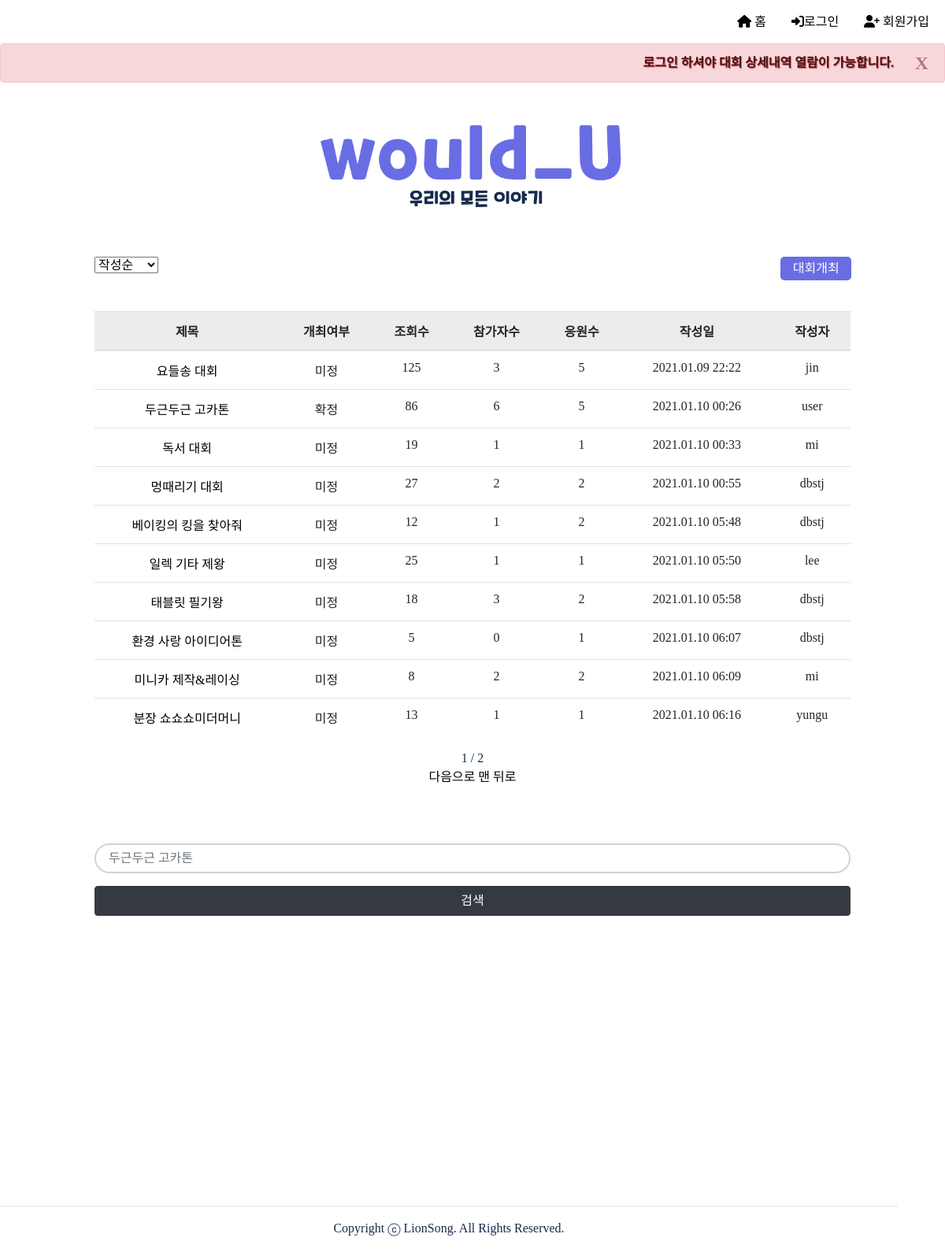
/crud/joinList, run on the app's committed database.
### crud/models.py (models this page shows, shortened)
class Post(models.Model):
    username = models.ForeignKey(User, related_name='blogs', on_delete=models.CASCADE, null=True)
    title = models.CharField(max_length=200)
    charge = models.CharField(max_length=200, default = '')
    max = models.CharField(max_length=200, default = '')
    min = models.IntegerField(default = '')
    date = models.DateField(default=timezone.now)
    criteria = models.TextField(default = '')
    content = models.TextField(default = '')
    created_at = models.DateTimeField(auto_now_add = True) # 만든 날짜, 시각 자동 저장
    updated_at = models.DateTimeField(auto_now = True) # 수정 날짜, 시각 자동 저장
    join_user_set = models.ManyToManyField(User, related_name='join_user_set', through='Join')
    like_user_set = models.ManyToManyField(User, related_name='like_user_set', through='Like')
    like_counting = models.IntegerField(default=0)
    join_counting = models.IntegerField(default=0)
    view_counting = models.IntegerField(default=0)
    image = models.ImageField(upload_to="images/",blank=True,null=True)

### crud/views.py (the view)
# urls.py: path('crud/joinList', crud.views.joinList, name='joinList'),
def joinList(request):
    plans = Post.objects
    sort = request.GET.get('sort','')
    plan_list = Post.objects.all()
    if sort == 'join':
        plan_list = Post.objects.all().order_by('-join_counting', '-like_counting', 'created_at')
    elif sort == 'like':
        plan_list = Post.objects.all().order_by('-like_counting','-join_counting', 'created_at')
    elif sort == 'date':
        plan_list = Post.objects.all().order_by('-created_at')
    elif sort == 'view':
        plan_list = Post.objects.all().order_by('-view_counting', '-created_at')
    elif sort == 'writedate':
        plan_list = Post.objects.all().order_by('created_at')
    paginator = Paginator(plan_list,10)
    page = request.GET.get('page')
    posts = paginator.get_page(page)
    return render(request, 'crud/joinList.html', {'plans':plans, 'posts':posts })

### crud/templates/crud/joinList.html (shortened to what this page needs)
{% extends 'nav.html' %}
{% load bootstrap4 %}
{% block content %}
<head>
</head>
<body>
<br>
<div class ="body_margin">
<div class="bar">
<div class="bar2" style="margin-left: 10%;">
<select id = "sort-select" onchange="location = this.value;">
    <option class = "sort-writedate" value="?sort=writedate">작성순</option>
</select>
    <a href="{% url 'new' %}" style="text-align: right; float:right; margin-right:11%;">
    <input type="button" style = "width: 90px; height: 30px; border: 0; outline: 0; color:white; background-color:#696de4; border-radius: 5px;" value="대회개최"></a>
</div>
<br><br>
<div style="width: 100%;">
<table class="table" style="width : 80% ;margin-left: auto; margin-right: auto;">
    <thead>
        <tr style="background-color:#ececec">
            <th style="text-align:center" scope = "col">제목</th>
            <th style="text-align:center" scope = "col">개최여부</th>
            <th style="text-align:center" scope = "col">조회수</th>
            <th style="text-align:center" scope = "col">참가자수</th>
            <th style="text-align:center" scope = "col">응원수</th>
            <th style="text-align:center" scope = "col">작성일</th>
            <th style="text-align:center" scope = "col">작성자</th>
        </tr>
    </thead>
    <tbody>
        {% for plan in posts %}
        <tr onmouseover="this.style.background='#cfcfe4'" onmouseout="this.style.background='white'">
            <td style="text-align:center" ><a class="title" href="{% url 'show' plan.id %}">{{plan.title}}</a></td>
            <td style="text-align:center">
                {% if plan.join_counting >= plan.min %}
                    확정
                {% else %}
                    미정
                {% endif %}
            </td>
            <td style="text-align:center">{{plan.view_counting}}</td>
            <td style="text-align:center">{{plan.join_counting}}</td>
            <td style="text-align:center">{{plan.like_counting}}</td>
            <td style="text-align:center">{{plan.created_at | date:'Y.m.d H:i'}}</td>
            <td style="text-align:center">{{plan.username}}</td>
        </tr>
        {% endfor %}
    </tbody>
</table>
<div class="container" style="text-align: center;">
    <span>{{posts.number}}</span>
    <span>/</span>
    <span>{{posts.paginator.num_pages}}</span>
    <br>
    {% if posts.has_next %}
    <a href="?page={{posts.next_page_number}}">다음으로</a>
    <a href="?page={{posts.paginator.num_pages}}">맨 뒤로</a>
    {% endif %}
</div>
</div>
</div>
<br><br><br>
<div class="search-bar" style="margin-left:10%; margin-right:10%;">
    <form action="{%url 'search'%}", method="get">
      <div class="row">
        <div class="col align-items-center form-group">
          <input class="form-control border-2 shadow-2" type="search" name="query"
            style="border-radius: 30px; border:lightgray solid 2px;" text-align="center"
            placeholder=" 두근두근 고카톤">
        </div>
    </div>
      <div class="row">
        <div class="col">
          <button class="btn btn-dark btn-block rounded-xl h-80" type="submit">검색 </button>
        </div>
      </div>
    </form>
  </div>
</body>
{%endblock%}

### crudproject/templates/nav.html (style rules this page uses)
body { font-family:"paybooc-Medium"; color:#172b4d; }

### crud/templates/crud/joinList.html (style rules this page uses)
a:link { text-decoration: none; color: black; }

### data on the page
Post: title "요들송 대회", min "미정", view_counting "125", join_counting "3", like_counting "5", created_at "2021.01.09 22:22", username "jin"
Post: title "두근두근 고카톤", min "확정", view_counting "86", join_counting "6", like_counting "5", created_at "2021.01.10 00:26", username "user"
Post: title "독서 대회", min "미정", view_counting "19", join_counting "1", like_counting "1", created_at "2021.01.10 00:33", username "mi"
Post: title "멍때리기 대회", min "미정", view_counting "27", join_counting "2", like_counting "2", created_at "2021.01.10 00:55", username "dbstj"
Post: title "베이킹의 킹을 찾아줘", min "미정", view_counting "12", join_counting "1", like_counting "2", created_at "2021.01.10 05:48", username "dbstj"
Post: title "일렉 기타 제왕", min "미정", view_counting "25", join_counting "1", like_counting "1", created_at "2021.01.10 05:50", username "lee"
Post: title "태블릿 필기왕", min "미정", view_counting "18", join_counting "3", like_counting "2", created_at "2021.01.10 05:58", username "dbstj"
Post: title "환경 사랑 아이디어톤", min "미정", view_counting "5", join_counting "0", like_counting "1", created_at "2021.01.10 06:07", username "dbstj"
Post: title "미니카 제작&레이싱", min "미정", view_counting "8", join_counting "2", like_counting "2", created_at "2021.01.10 06:09", username "mi"
Post: title "분장 쇼쇼쇼미더머니", min "미정", view_counting "13", join_counting "1", like_counting "1", created_at "2021.01.10 06:16", username "yungu"

### other printed values
{{ posts.number }} "1"
{{ posts.paginator.num_pages }} "2"
